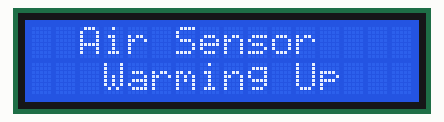
Recording of a sketch running on a simulated Arduino Uno, built with avr-gcc and run on an emulated ATmega328P. On the bench: 16×2 character LCD.

Above: at 0.1 s.
At 2.1 s:
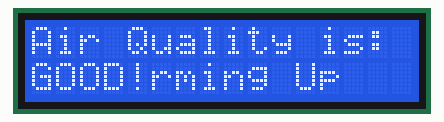

The sketch:

sketch_jun29a.ino
```cpp
#include <LiquidCrystal.h>

#define sensor    A0

LiquidCrystal lcd(12, 11, 5, 4, 3, 2);

int gasLevel = 0;
String quality = "";

void setup() {
  Serial.begin(9600);
  pinMode(sensor,INPUT);


  lcd.begin(16, 2);
  lcd.setCursor (0,0);
  lcd.print("                  ");
  lcd.setCursor (0,1);
  lcd.print("                  ");
  lcd.setCursor(0,0);
  lcd.print("  Air Sensor  ");
  lcd.setCursor(0,1);
  lcd.print("   Warming Up   ");
  delay(2000);

  lcd.setCursor (0,0);
  lcd.print("                  ");


}

void loop() {
  if(gasLevel<175){
      quality = "GOOD!";
    }
  else if (gasLevel > 175 && gasLevel < 225){
      quality = "Slightly polluted";
    }
  else if(gasLevel > 225 && gasLevel < 300){
      quality = "POLLUTED!";
    }
  else if(gasLevel > 300){
      quality = "HIGHLY POLLUTED";
    }

lcd.setCursor(0,0);
lcd.print("Air Quality is:");
lcd.setCursor(0,1);
lcd.print(quality);
}


/*
 *
 * The circuit:
 * LCD RS pin to digital pin 12
 * LCD enable pin to digital pin 11
 * LCD D4 pin to digital pin 5
 * ""  D5 ""  "" ""      ""  4
 * LCD D6 pin to digital pin 3
 * LCD D7 pin to digital pin 2
 * LCD R/W pin to ground
 * LCD VSS pin to ground
 * LCD VCC pin to SV
 * SK pot:
 * ends to +SV and ground
 * wiper to LCD VO pin (pin 3)
 */
```
